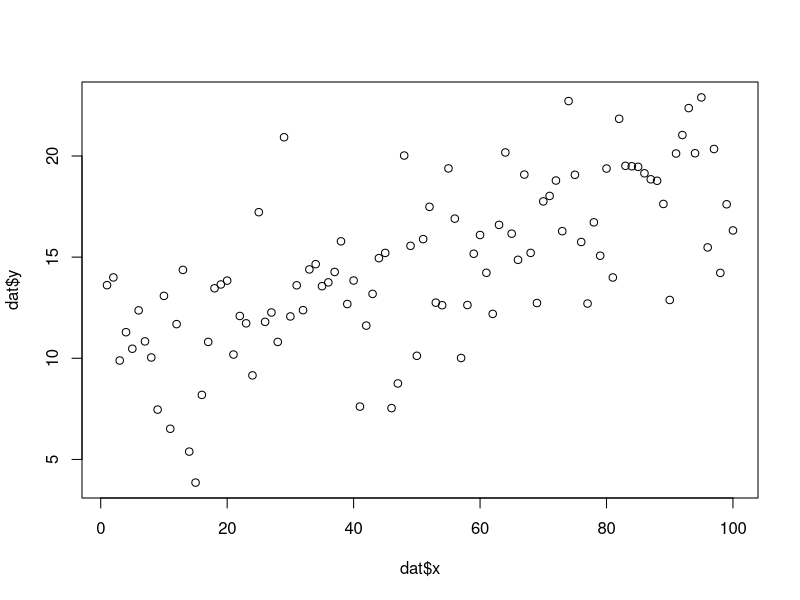
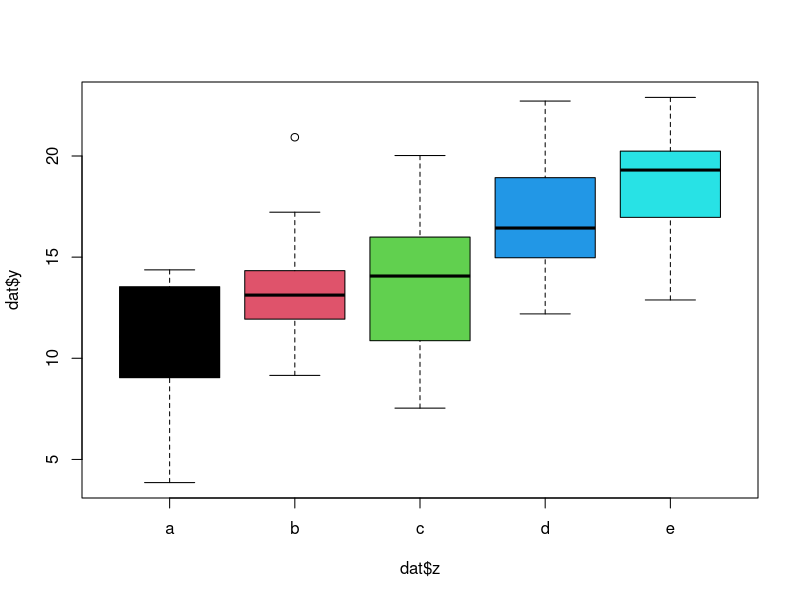
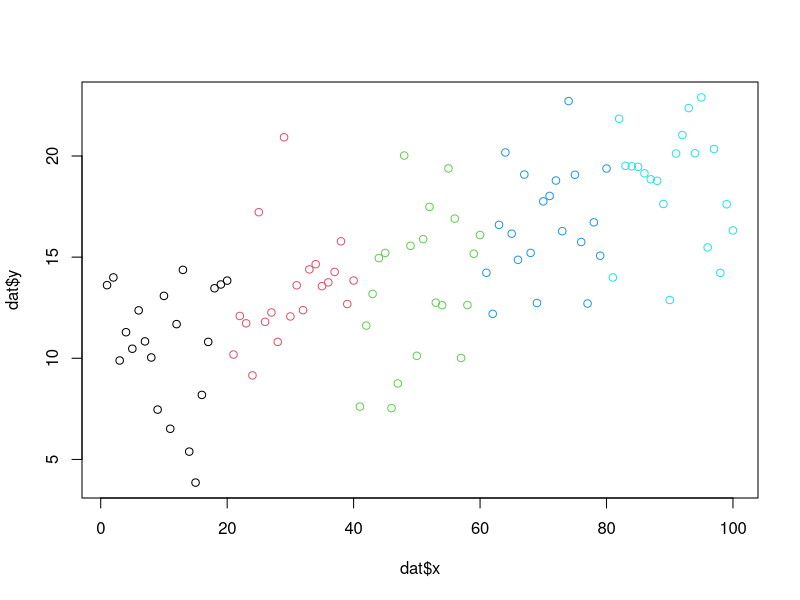
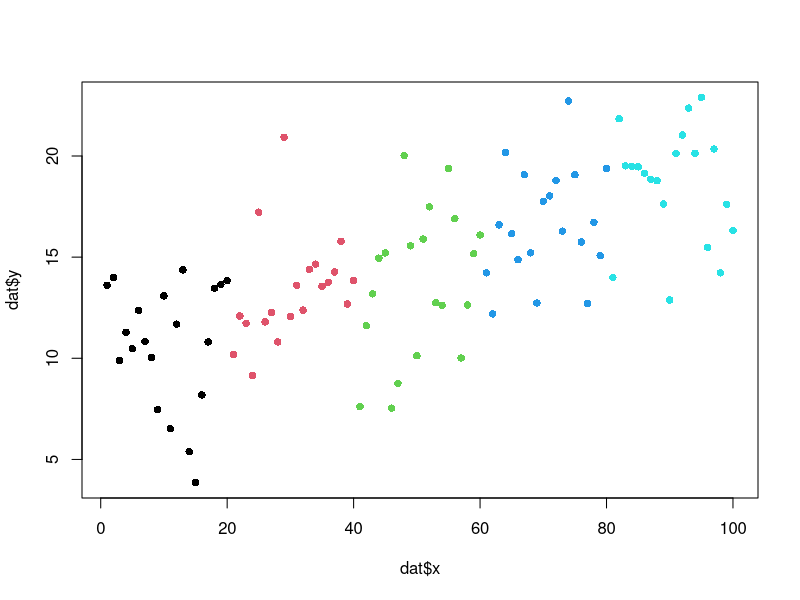
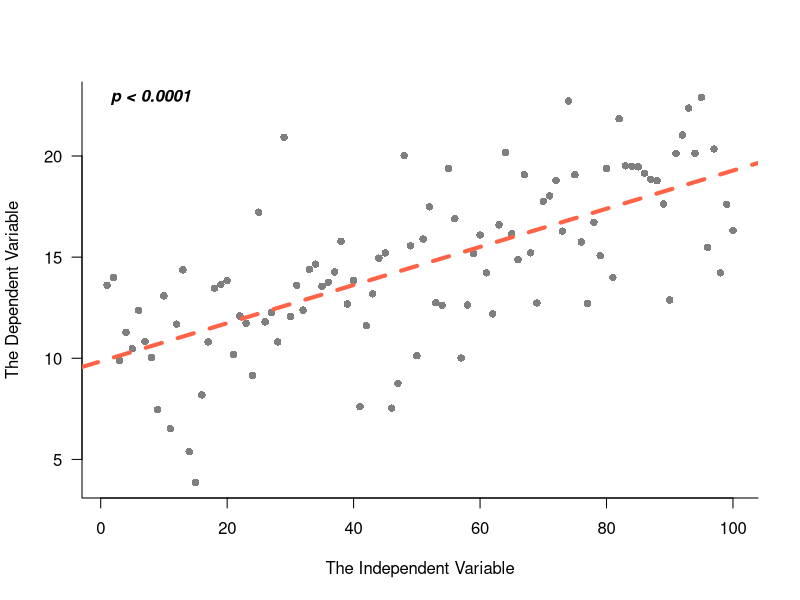
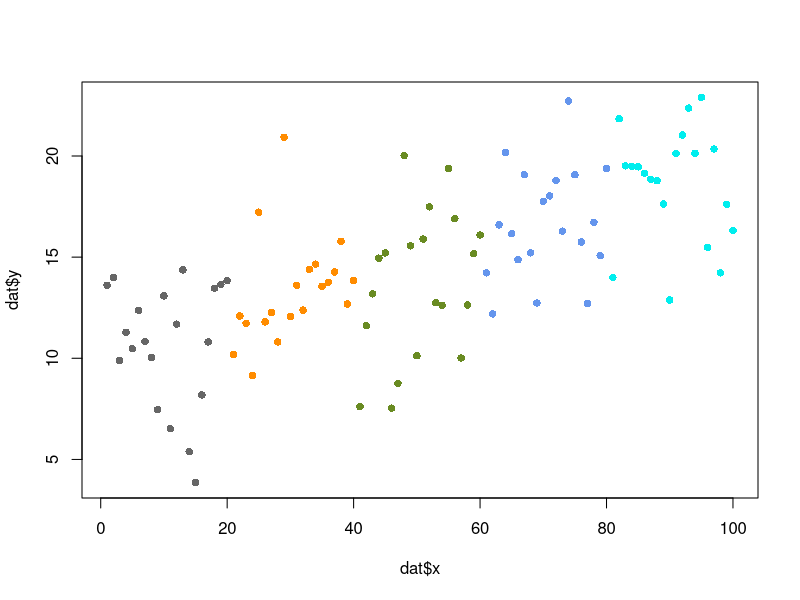

The R script that drew these images, in order: (Note: this script raises an error after producing the figures.)
## ---- chunk 1
library(scales)
library(knitr)
opts_chunk$set(background='gray80', tidy=FALSE, cache=FALSE, comment='',
               dpi=72, fig.path='RMDfigs/', fig.width=4, fig.height=4)
## ---- chunk 2
set.seed(1415)
## ---- chunk 3
# setwd('~/Desktop')

x <- 1:100
y <- rnorm(100, sd=3) + seq(10.05, 20, 10/100)
z <- factor(rep(letters[1:5], each=20))
dat <- data.frame(x, y, z)
## ---- chunk 4
head(dat)
## ---- chunk 5
kable(head(dat))
## ---- chunk 6
# remove a few samples that we don't want to analyze. 
# dat <- dat[-c(3, 4, 5, 12), ]
## ---- chunk 7
plot(dat$y ~ dat$x)
plot(dat$y ~ dat$z, col=unique(dat$z))
plot(dat$y ~ dat$x, col=dat$z)
plot(dat$y ~ dat$x, col=dat$z, pch=16)
## ---- chunk 8
lm.xy <- lm(y ~ x, data=dat)
lm.zy <- lm(y ~ z, data=dat)

kable(summary(lm.xy)$coefficients)
kable(summary(lm.zy)$coefficients)
## ---- chunk 9
plot(dat$y ~ dat$x, pch=16, col='gray50', 
     las=1, bty='l', 
     xlab='The Independent Variable', 
     ylab='The Dependent Variable')
abline(lm.xy, col='tomato', lwd=4, lty=2)
pval <- summary(lm.xy)$coefficients[8]
text(0, max(dat$y), 'p < 0.0001', font=4, pos=4)
## ---- chunk 10
dat$col <- 'gray40'
dat$col[dat$z == 'b'] <- 'darkorange'
dat$col[dat$z == 'c'] <- 'olivedrab4'
dat$col[dat$z == 'd'] <- 'cornflowerblue'
dat$col[dat$z == 'e'] <- 'cyan2'
colors5 <- unique(dat$col)
## ---- chunk 11
plot(dat$y ~ dat$x, col=dat$col, pch=16)
## ---- chunk 12
se <- function(a) {
  sd(a)/sqrt(length(a))
  }
## ---- chunk 13
grouped <- data.frame(matrix(0, nrow=nlevels(dat$z), ncol=3))
names(grouped) <- c('mean', 'sd', 'se')
row.names(grouped) <- levels(dat$z)
grouped$mean <- aggregate(dat$y, by=list(dat$z), FUN='mean')$x
grouped$sd <- aggregate(dat$y, by=list(dat$z), FUN='sd')$x
grouped$se <- aggregate(dat$y, by=list(dat$z), FUN='se')$x
kable(grouped)
## ---- chunk 14
lm.RepReg <- lm(y ~ as.numeric(z), data=dat)
kable(summary(lm.RepReg)$coefficients)
## ---- chunk 15
y.lim <- c(min(grouped$mean - grouped$sd), 
           max(grouped$mean + grouped$sd))
plot(grouped$mean ~ c(1:5), type='n', 
     ylim=y.lim, las=1, bty='n', 
     xlab = 'This other variable', xaxt='n', 
     ylab = 'The response variable')
arrows(x0 = c(1:5), y0 = grouped$mean + grouped$sd, 
       x1 = c(1:5), y1 = grouped$mean - grouped$sd, 
       col='gray50', angle=90, code=3, length=0.08, lwd=2)
points(grouped$mean ~ c(1:5), 
       pch=21, bg=colors5, col='gray20', cex=2)
points(dat$y ~ jitter(as.numeric(dat$z)), 
       col=alpha(dat$col, alpha=.3), pch=16)
abline(lm.RepReg, col='tomato', lty=2, lwd=2)
legend('topleft', 
       legend=row.names(grouped), 
       pt.bg=colors5, pch=21, pt.cex=1.5, 
       bty='n', text.col='gray30', y.intersp=.8)       
axis(side=1, at=c(1:5), labels=row.names(grouped))
